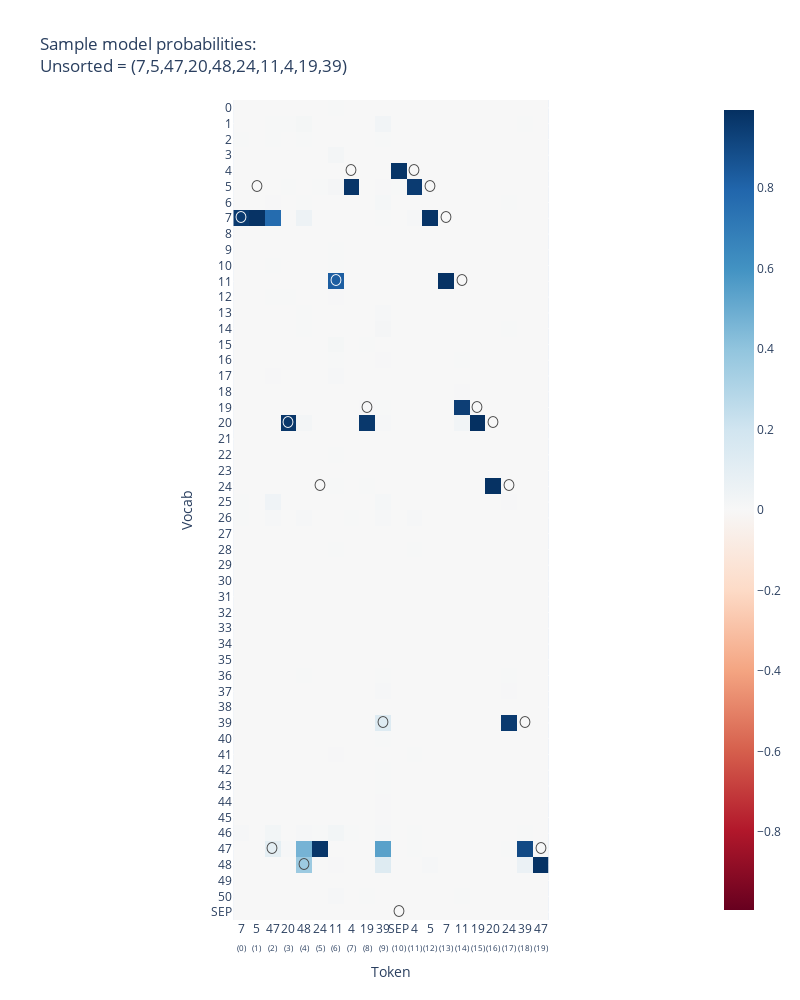

Notebook source saved alongside this figure:
### Markdown cell above
# Exploring model inputs and outputs

### Code cell
def show(dataset: SortedListDataset, batch_idx: int):

    logits: Tensor = model(dataset.toks)[:, :-1, :]
    logprobs = logits.log_softmax(-1) # [batch seq_len vocab_out]
    probs = logprobs.softmax(-1)

    str_targets = dataset.str_toks[batch_idx]

    imshow(
        probs[batch_idx].T,
        y=dataset.vocab,
        x=[f"{dataset.str_toks[batch_idx][j]}<br><sub>({j})</sub>" for j in range(dataset.seq_len-1)],
        labels={"x": "Token", "y": "Vocab"},
        xaxis_tickangle=0,
        title=f"Sample model probabilities:<br>Unsorted = ({','.join(dataset.str_toks[batch_idx][:dataset.list_len])})",
        text=[
            ["〇" if (str_tok == target) else "" for target in str_targets]
            for str_tok in dataset.vocab
        ],
        width=800,
        height=1000,
    )

show(dataset, 0)

### Figure 1 — Plotly figure (JSON) as saved in the notebook; plotly's stock layout.template omitted (floating-point values rounded to 4 significant figures; data arrays with more than 128 entries replaced by an {"elided": "..."} marker saying what was removed)
{"data": [{"coloraxis": "coloraxis", "hovertemplate": "Token: %{x}<br>Vocab: %{y}<br>color: %{z}<extra></extra>", "name": "0", "text": {"elided": "52x21 str values"}, "textfont": {"size": 12}, "texttemplate": "%{text}", "type": "heatmap", "x": ["7<br><sub>(0)</sub>", "5<br><sub>(1)</sub>", "47<br><sub>(2)</sub>", "20<br><sub>(3)</sub>", "48<br><sub>(4)</sub>", "24<br><sub>(5)</sub>", "11<br><sub>(6)</sub>", "4<br><sub>(7)</sub>", "19<br><sub>(8)</sub>", "39<br><sub>(9)</sub>", "SEP<br><sub>(10)</sub>", "4<br><sub>(11)</sub>", "5<br><sub>(12)</sub>", "7<br><sub>(13)</sub>", "11<br><sub>(14)</sub>", "19<br><sub>(15)</sub>", "20<br><sub>(16)</sub>", "24<br><sub>(17)</sub>", "39<br><sub>(18)</sub>", "47<br><sub>(19)</sub>"], "xaxis": "x", "y": ["0", "1", "2", "3", "4", "5", "6", "7", "8", "9", "10", "11", "12", "13", "14", "15", "16", "17", "18", "19", "20", "21", "22", "23", "24", "25", "26", "27", "28", "29", "30", "31", "32", "33", "34", "35", "36", "37", "38", "39", "40", "41", "42", "43", "44", "45", "46", "47", "48", "49", "50", "SEP"], "yaxis": "y", "z": {"elided": "52x20 float values"}}], "layout": {"coloraxis": {"cmid": 0, "colorscale": [[0, "rgb(103,0,31)"], [0.1, "rgb(178,24,43)"], [0.2, "rgb(214,96,77)"], [0.3, "rgb(244,165,130)"], [0.4, "rgb(253,219,199)"], [0.5, "rgb(247,247,247)"], [0.6, "rgb(209,229,240)"], [0.7, "rgb(146,197,222)"], [0.8, "rgb(67,147,195)"], [0.9, "rgb(33,102,172)"], [1, "rgb(5,48,97)"]]}, "height": 1000, "title": {"text": "Sample model probabilities:<br>Unsorted = (7,5,47,20,48,24,11,4,19,39)"}, "width": 800, "xaxis": {"anchor": "y", "constrain": "domain", "domain": [0, 1], "scaleanchor": "y", "tickangle": 0, "title": {"text": "Token"}}, "yaxis": {"anchor": "x", "autorange": "reversed", "constrain": "domain", "domain": [0, 1], "title": {"text": "Vocab"}}}}
